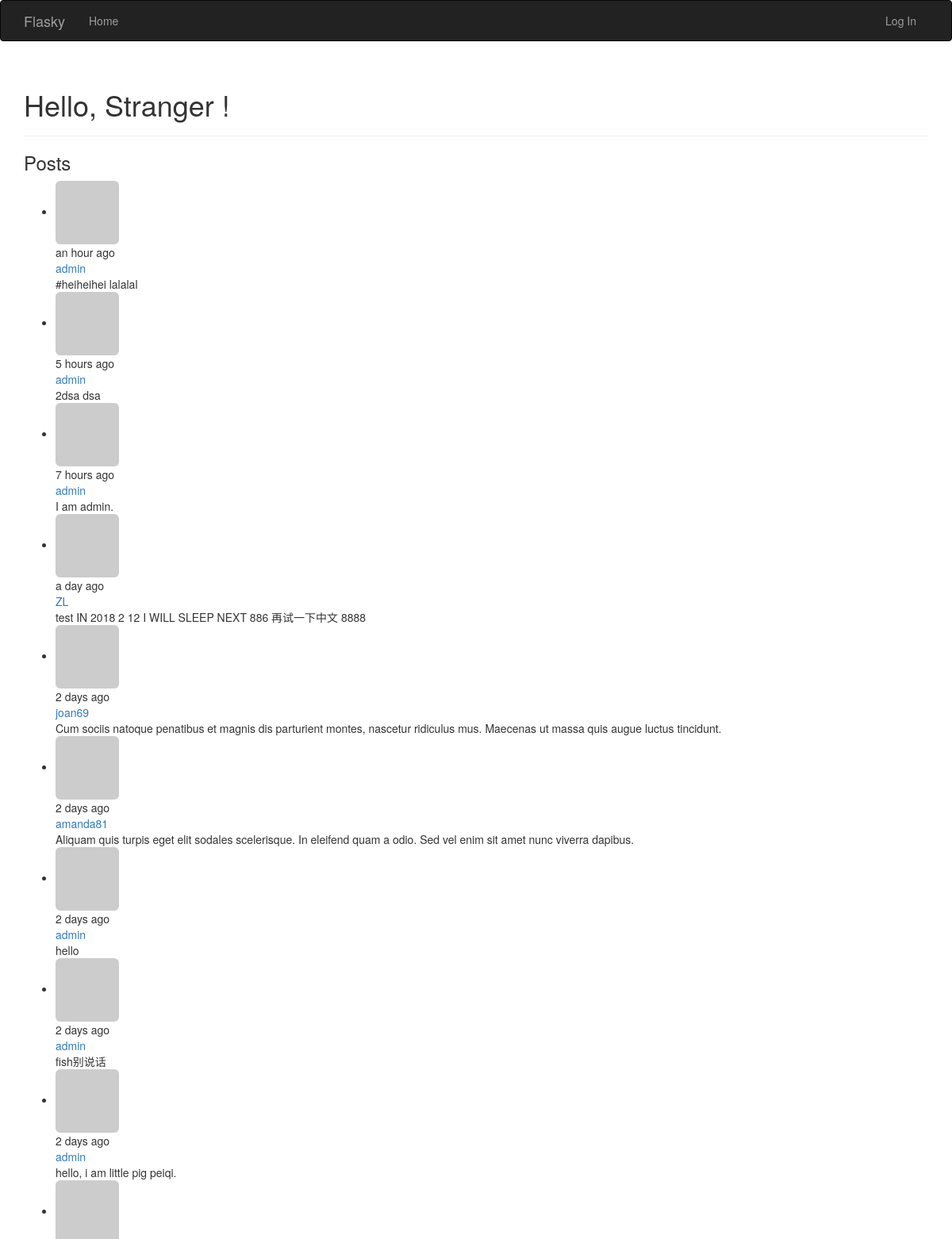
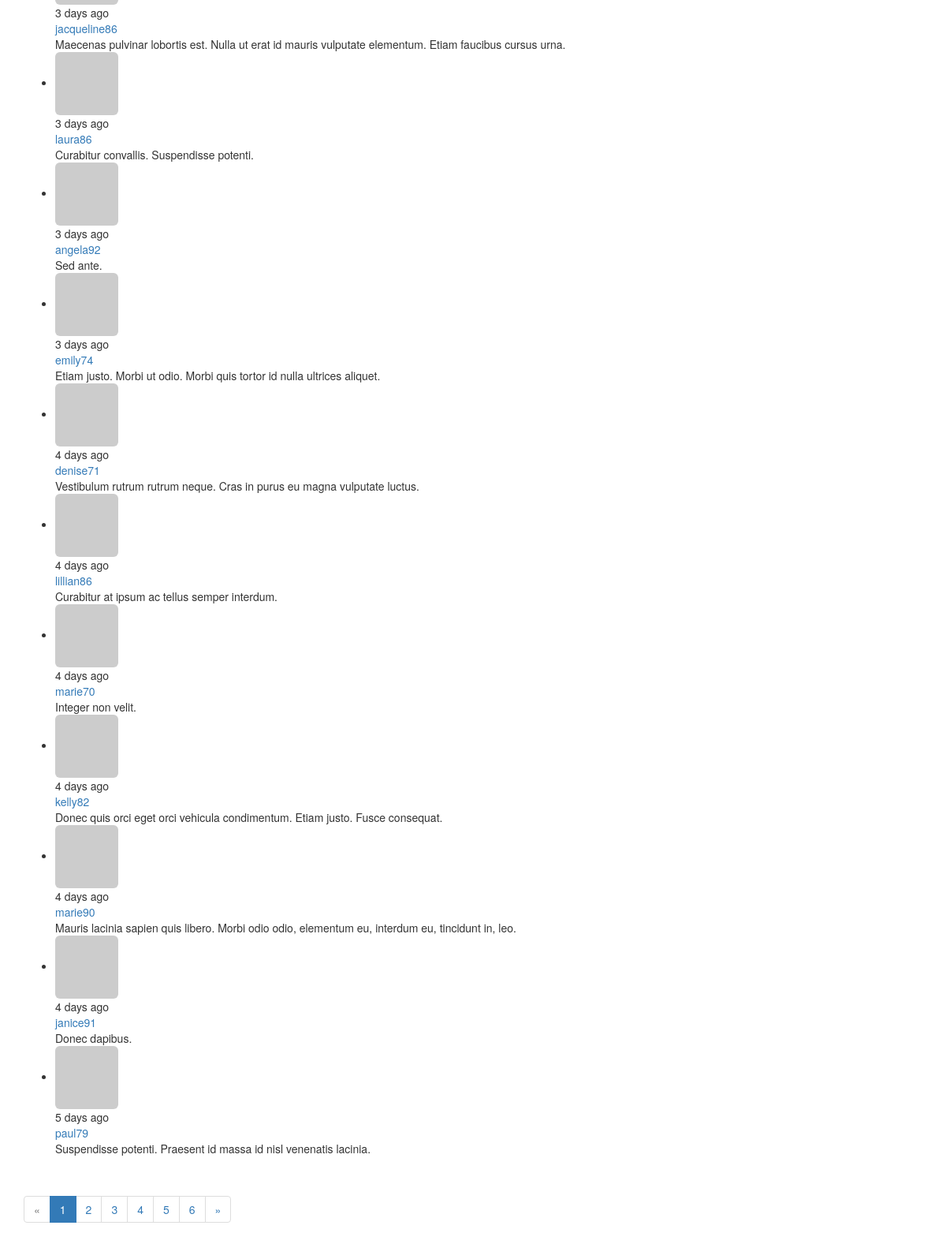
Before: / with the older database file (2 pictures, top to bottom).
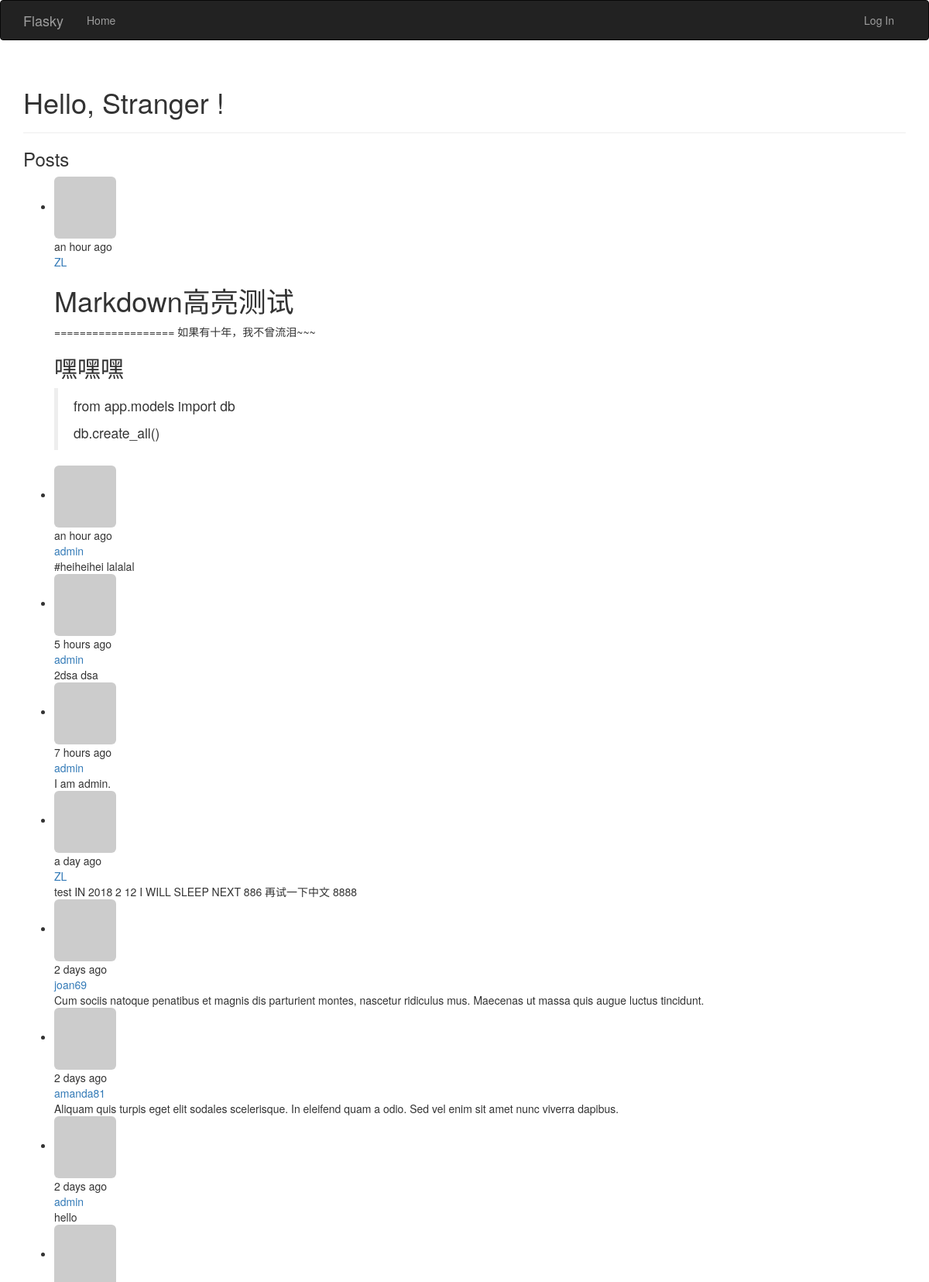
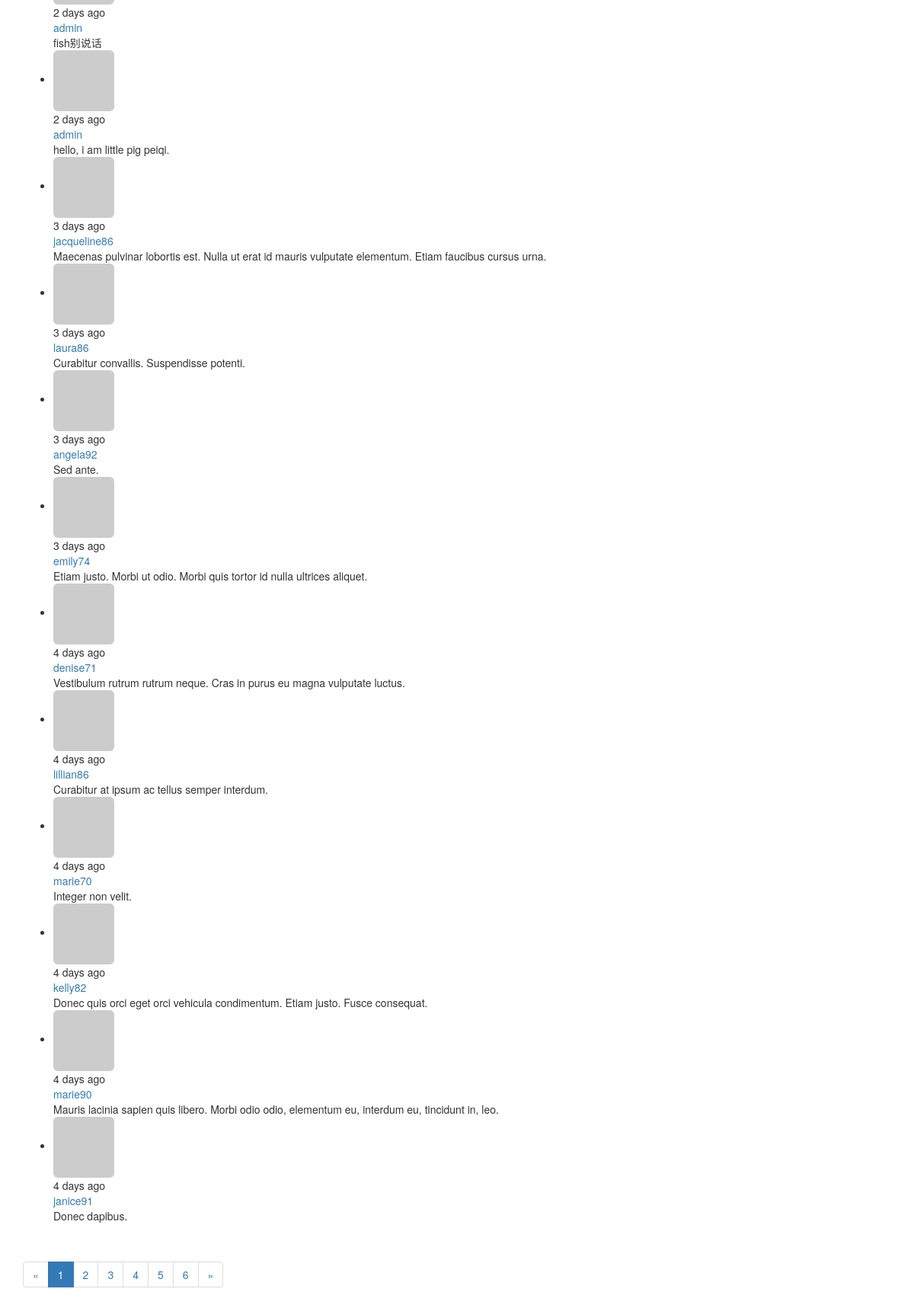
After: the same page with the newer database file (2 pictures, top to bottom).
### app/models.py (models this page shows, shortened)
class Post(db.Model):
    __tablename__ = 'posts'
    id = db.Column(db.Integer, primary_key=True)
    body = db.Column(db.Text)
    timestamp = db.Column(db.DateTime, index=True, default=datetime.utcnow)
    author_id = db.Column(db.Integer, db.ForeignKey('users.id'))
    body_html = db.Column(db.Text)#保存转换后markdown文章的html代码

class User(UserMixin, db.Model):
    __tablename__ = 'users'
    id = db.Column(db.Integer, primary_key=True)
    username = db.Column(db.String(64), unique=True, index=True)
    role_id = db.Column(db.Integer, db.ForeignKey('roles.id'))
    password_hash = db.Column(db.String(128))
    email = db.Column(db.String(64), unique=True, index=True)
    posts = db.relationship('Post', backref = 'author', lazy = 'dynamic')
    avatar_hash = db.Column(db.String(32))
    name = db.Column(db.String(64))#real name
    location = db.Column(db.String(64))
    about_me = db.Column(db.Text())
    member_since = db.Column(db.DateTime(), default=datetime.utcnow)
    last_seen = db.Column(db.DateTime(), default=datetime.utcnow)
    avatar = db.Column(db.String(128), default=None)
    def gravatar_hash(self):
        return hashlib.md5(self.email.lower().encode('utf-8')).hexdigest()
    def gravatar(self, size=100, default='identicon', rating='g'):
        url = 'https://secure.gravatar.com/avatar'
        hash = self.avatar_hash or self.gravatar_hash()
        return '{url}/{hash}?s={size}&d={default}&r={rating}'.format(
            url=url, hash=hash, size=size, default=default, rating=rating)
    @property
    def password(self):
        raise AttributeError('password is not a readable attribute')

### app/main/views.py (the view)
@main.route('/', methods=['GET','POST'])
def index():
    form = PostForm()
    if current_user.can(PERMISSION.WRITE) and form.validate_on_submit():
        post = Post(body=form.body.data, author=current_user._get_current_object())
        db.session.add(post)
        db.session.commit()
        return redirect(url_for('.index'))
    page = request.args.get('page', 1, type=int)
    pagination = Post.query.order_by(Post.timestamp.desc()).paginate(
        page, per_page=current_app.config['FLASKY_POSTS_PER_AGE'],
        error_out=False
    )
    posts = pagination.items
    return render_template('index.html', form=form, posts=posts, pagination=pagination)

### app/auth/views.py (called while the page is built)
@auth.before_app_request
def before_request():
    if current_user.is_authenticated:
        current_user.ping()

### app/main/__init__.py (called while the page is built)
@main.app_context_processor
def inject_permissions():
    return dict(Permission=PERMISSION)

### app/models.py (called while the page is built)
    def can(self, permissions):
        return False

### app/templates/index.html (shortened to what this page needs)
{% extends "base.html" %}
{% import "bootstrap/wtf.html" as wtf %}
{% import "_macros.html" as macros %}
{% block page_content %}
<div class="page-header">
    <h1>Hello,
        {% if current_user.is_authenticated %}
        {{ current_user.username }}
        {% else %}
        Stranger
        {% endif %}!
    </h1>
</div>
<h3>Posts</h3>
{% include '_posts.html' %}
    {% if pagination %}
<div class="pagination">
    {{ macros.pagination_widget(pagination, '.index') }}
</div>
    {% endif %}
{% endblock %}

### app/templates/_posts.html
<ul class="posts">
    {% for post in posts %}
    <li class="post">
        <div class="post-thumbnail">
            <a href="{{ url_for('.user', username=post.author.username) }}">
                <img class="img-rounded profile-thumbnail" src="{{ post.author.gravatar(size=40) }}">
            </a>
        </div>
        <div class="post-content">
            <div class="post-date">{{ moment(post.timestamp).fromNow() }}</div>
            <div class="post-author"><a href="{{ url_for('.user', username=post.author.username) }}">{{ post.author.username }}</a></div>
            <div class="post-body">
                {% if post.body_html %}
                {{ post.body_html | safe }}
                {% else %}
                {{ post.body }}
                {% endif %}
            </div>
        </div>
    </li>
    {% endfor %}
</ul>

Changed rows visible on the page:
no longer on this page (row unchanged): Post: timestamp "5 days ago", author.username "paul79", body "Suspendisse potenti. Praesent id massa id nisl venenatis lacinia."
added Post: timestamp "an hour ago", author.username "ZL", body_html "Markdown高亮测试 =================== 如果有十年，我不曾流泪~~~ 嘿嘿嘿 from app.models import db db.create_all()"
